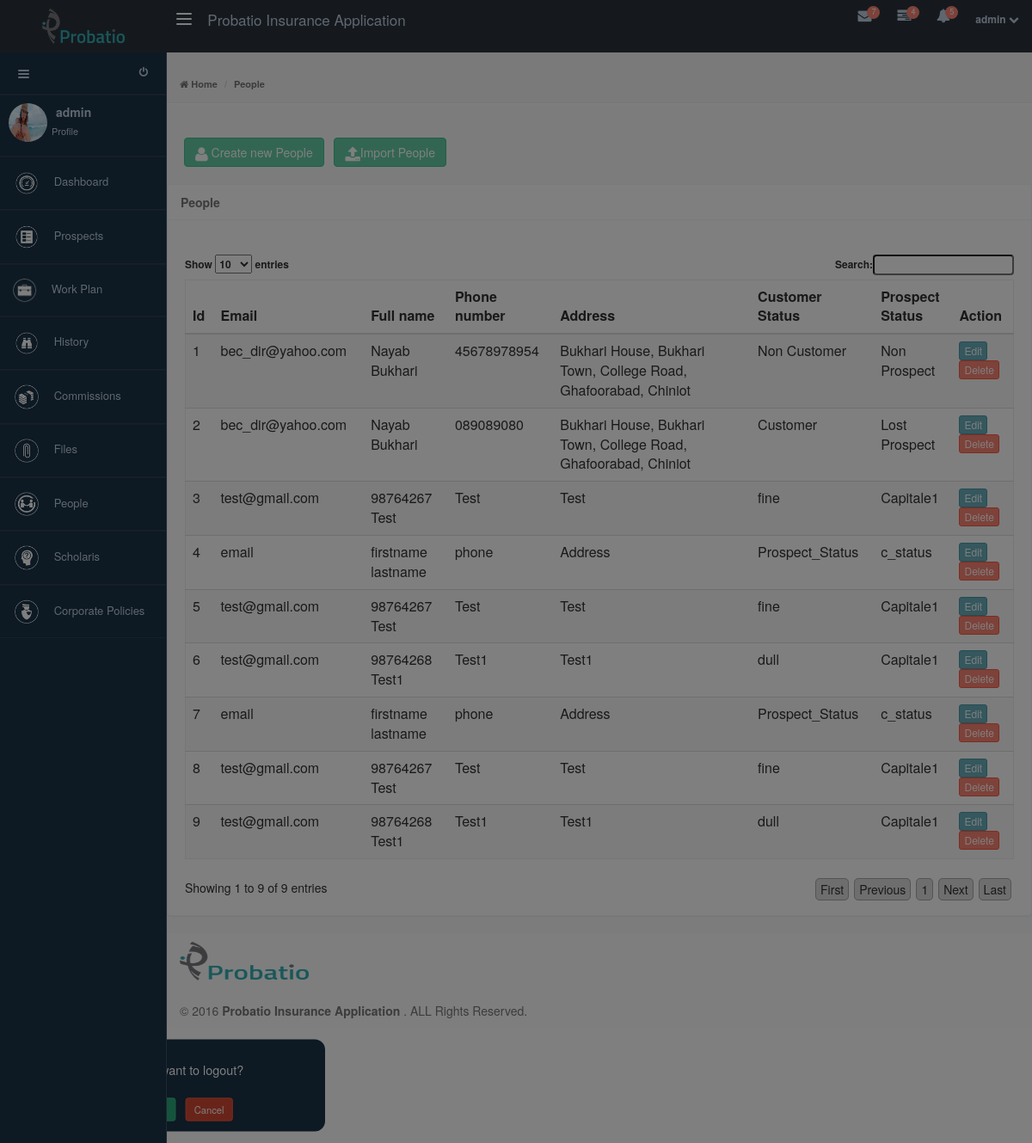
/people.php?s=1 (signed in), run on the app's committed database.
### tables this page shows
CREATE TABLE IF NOT EXISTS `pia_login` (
`id` bigint(20) NOT NULL,
  `username` varchar(350) DEFAULT NULL,
  `password` varchar(350) DEFAULT NULL,
  `email` varchar(500) DEFAULT NULL,
  `agent_id` varchar(500) DEFAULT NULL,
  `role` varchar(500) DEFAULT NULL,
  `phone` varchar(500) DEFAULT NULL,
  `d_o_b` varchar(500) DEFAULT NULL,
  `user_photo` varchar(500) DEFAULT NULL,
  `path` varchar(500) DEFAULT NULL,
  `status` varchar(400) DEFAULT NULL,
  `permissions` varchar(500) DEFAULT NULL,
  `date_time` datetime DEFAULT NULL
);

CREATE TABLE IF NOT EXISTS `pia_people` (
`id` bigint(20) unsigned NOT NULL,
  `people_id` varchar(50) DEFAULT NULL,
  `firstname` varchar(350) DEFAULT NULL,
  `lastname` varchar(350) DEFAULT NULL,
  `email` varchar(350) DEFAULT NULL,
  `phone` varchar(350) DEFAULT NULL,
  `address` varchar(350) DEFAULT NULL,
  `city` varchar(350) DEFAULT NULL,
  `zip` varchar(50) DEFAULT NULL,
  `Prospect_Status` varchar(50) DEFAULT NULL,
  `Customer_Status` varchar(500) DEFAULT NULL,
  `tags` longtext,
  `date_time` datetime DEFAULT NULL
);

### connection.php (called while the page is built, shortened)
<?php
function get_record_sql($sql){
    $con = new mysqli("localhost", "root", "", "pia");
    $result = mysqli_query($con, $sql) or die("Error: ".mysqli_error($con));
    $data = array();
    while($row = mysqli_fetch_array($result)) {
        $results =(object)$row;
        $data[]=$results;
        return $data;
    }
}
function get_records_sql($sql){
    if(!empty($sql)){
        $con = new mysqli("localhost", "root", "", "pia");
        $result = mysqli_query($con, $sql) or die("Error: ".mysqli_error($con));
        $data = array();
        while ($row = mysqli_fetch_array($result)) {
            $results =(object)$row;
            $data[]=$results;
            }
   }
    return $data;
}
?>

### people.php (the view, shortened to what this page needs)
<?php
if(isset($_REQUEST[session_name()])) {
  }else{
    include("connection.php");
 }
echo    '<head>
        <meta charset="utf-8">
        <title>Probatio Admin</title>
        <meta name="viewport" content="width=device-width, initial-scale=1.0">
        <meta name="description" content="">
        <meta name="author" content="">
        <link href="bootstrap/css/bootstrap.min.css" rel="stylesheet">
        <link href="css/font-awesome.min.css" rel="stylesheet">
		<link href="css/merge.css" rel="stylesheet">
        </head>
        <body class="overflow-hidden">
        ';
include("overlay.php");
echo    '
        <div id="wrapper" class="preload">
        ';
include("topbar.php");
include("leftsidebar.php");
echo    '
        <div id="main-container">
        <div id="breadcrumb">
        <ul class="breadcrumb">
        <br /><br />
        <li><i class="fa fa-home"></i><a href="dashboard.php"> Home</a></li>
        <li class="active">People</li>
        </ul>
        </div>
        <div class="clearfix"></div>
        <div class="padding-md clearfix"> <a class="btn btn-success" style="" href="add_people.php"><i class="fa  fa-user fa-lg"></i>&nbsp;Create new People</a>&nbsp;&nbsp;&nbsp;<a class="btn btn-success" style="" href="import_people.php"><i class="fa  fa-upload fa-lg"></i>Import People</a></div>
        <div class="clearfix"></div>
        <div class="panel panel-default table-responsive">
		<div class="panel-heading">
        <strong>People</strong>
		</div>
        <br />
		<div class="padding-md clearfix">
		<table class="table table-striped" id="dataTable">
		<thead>
		<tr>
		<th>Id</th>
		<th>Email</th>
		<th>Full name</th>
		<th>Phone number</th>
		<th>Address</th>
		<th>Customer Status</th>
        <th>Prospect Status</th>
        <th>Action</th>
        </tr>
        </thead>
		<tbody>';
$people=get_records_sql("select * from pia_people");
$i=1;
foreach($people AS $ppl){
    $phone= $ppl->phone;
	$a1=explode(",", $phone);
	$ph=$a1[0];
echo    '<tr>
        <td>'.$i.'</td>
        <td>'.$ppl->email.'</td>
		<td>'.$ppl->firstname.' '.$ppl->lastname.'</td>
        <td>'.$ph.'</td>
        <td>'.$ppl->address.'</td>
		<td>'.$ppl->Customer_Status.'</td>
		<td>'.$ppl->Prospect_Status.'</td>
		<td><a href="edit_people.php?t=e&id='.$ppl->id.'&k='.$_SESSION['key'].'" class="btn btn-xs btn-info" >Edit</a>
		<a href="#delete'.$ppl->id.'" data-toggle="modal" class="btn btn-xs btn-danger">Delete</a>
		</td>
		</tr>
        <div class="modal fade" id="delete'.$ppl->id.'">
        <div class="modal-dialog">
        <form action="delete_people.php?id='.$ppl->id.'" method="post">
        <div class="modal-content">
        <div class="modal-header">
        <button type="button" class="close" data-dismiss="modal" aria-hidden="true">&times;</button>
        <h4 style="text-align:center;">Remove this People?</h4>
        </div>
        <div class="modal-body">
        <div class="form-group" style="text-align: center;">
        <label for="folderName">Are you sure you want to remove this People? This action can not be undone.</label>
        </div>
        </div>
        <div style="text-align:center;" class="modal-footer">
        <button class="btn btn-sm btn-success" data-dismiss="modal" aria-hidden="true">Close</button>
        <button type="submit" class="btn btn-danger btn-sm">Confirm</button>
        </div>
        </div>
        </form>
        </div>
        </div>
        ';
        $i++;
}
echo    '</tbody>
		</table>
		</div>
		</div>
        </div>
        </div>
        ';
include("footer.php");
echo    "
        <script src='js/jquery-1.10.2.min.js'></script>
        <script src='bootstrap/js/bootstrap.min.js''></script>
        <script src='js/jquery.dataTables.min.js'></script>
        <script src='js/modernizr.min.js'></script>
        <script src='js/pace.min.js'></script>
        <script src='js/jquery.popupoverlay.min.js'></script>
        <script src='js/jquery.slimscroll.min.js'></script>
        <script src='js/jquery.cookie.min.js'></script>
        <script src='js/endless/endless.js'></script>
        <script>";
?>
$(function(){
    $('#dataTable').dataTable({
        "bJQueryUI": true,
		"sPaginationType": "full_numbers"
    });
	$('#chk-all').click(function(){
	   if($(this).is(':checked')){
            $('#responsiveTable').find('.chk-row').each(function()	{
			$(this).prop('checked', true);
			$(this).parent().parent().parent().addClass('selected');
	});
    }else{
        $('#responsiveTable').find('.chk-row').each(function(){
            $(this).prop('checked', false);
            $(this).parent().parent().parent().removeClass('selected');
	   });
    }
    });
});
<?php
echo    '</script>
        </body>
        </html>';
?>

### topbar.php (shortened to what this page needs)
<?php
$user=$_SESSION['user'];
$users=get_record_sql("select * from pia_login where email='$user'");
echo    '
        <link href="bootstrap/css/bootstrap.min.css" rel="stylesheet">
        <link href="css/font-awesome.min.css" rel="stylesheet">
	<link href="css/merge.css" rel="stylesheet">
    <div id="top-nav" class="fixed skin-6"> <a href="#" style="width:194px;" class="brand"><span class="text-toggle"><img style="padding: 10px;" src="img/Probatio-Large.png" width="60%" height="Auto"></span></a>
    <button type="button" class="navbar-toggle pull-left hide-menu" id="menuToggle"> <span class="icon-bar"></span> <span class="icon-bar"></span> <span class="icon-bar"></span> </button>
    <a href="dashboard.php" class="brand"> <span>Probatio Insurance Application</span> </a>
    <ul class="nav-notification clearfix">
      <li class="dropdown"> <a class="dropdown-toggle" data-toggle="dropdown" href="#"> <i class="fa fa-envelope fa-lg"></i> <span class="notification-label bounceIn animation-delay4">7</span> </a>
      </li>
      <li class="dropdown hidden-xs"> <a href="#" class="dropdown-toggle" data-toggle="dropdown"> <i class="fa fa-tasks fa-lg"></i> <span class="notification-label bounceIn animation-delay5">4</span> </a>
      </li>
      <li class="dropdown"> <a class="dropdown-toggle" data-toggle="dropdown" href="#"> <i class="fa fa-bell fa-lg"></i> <span class="notification-label bounceIn animation-delay6">5</span> </a>
      </li>
        <li class="profile dropdown"> <a class="dropdown-toggle" data-toggle="dropdown" href="#"> <strong>';
echo    $users[0]->username;
echo    '</strong> <span><i class="fa fa-chevron-down"></i></span> </a>
        <ul class="dropdown-menu">
        <li> <a class="clearfix" href="#"> <img src="';
echo    '"alt="User Avatar">
        <div class="detail"> <strong>';
echo    '</strong><span style="color: rgb(21, 126, 183);">&nbsp;&nbsp;(';
echo    ')</span><p class="grey">';
echo    '</p></div></a></li>
        <li><a tabindex="-1" href="profile.php" class="main-link"><i class="fa fa-edit fa-lg"></i> My profile</a></li>
        <li><a tabindex="-1" href="user_list.php" class="theme-setting"><i class="fa fa-cog fa-lg"></i> Setting</a></li>
        <li class="divider"></li>
        <li><a tabindex="-1" class="main-link logoutConfirm_open" href="#logoutConfirm"><i class="fa fa-lock fa-lg"></i>Log out</a></li>
        </ul>
      </li>
    </ul>
  </div>';
 ?>

### leftsidebar.php (shortened to what this page needs)
<?php
$user=$_SESSION['user'];
$users=get_record_sql("select * from pia_login where email='$user'");
$permissions=$users[0]->permissions;
$permission = explode(',',$permissions);
echo   '<aside class="fixed skin-6">';
echo   '<div class="sidebar-inner scrollable-sidebar">
        <div class="size-toggle">';
echo    '<br /><a class="btn btn-sm" id="sizeToggle">
        <span class="icon-bar"></span>
        <span class="icon-bar"></span>
        <span class="icon-bar"></span></a>
        <a class="btn btn-sm pull-right logoutConfirm_open"  href="#logoutConfirm">
        <i class="fa fa-power-off"></i> </a>';
echo    '</div>
        <div class="user-block clearfix"> <img src="';
echo    $users[0]->path;
echo    '"alt="User Avatar">
        <div class="detail"> <strong>';
echo    $users[0]->username;
echo    '</strong>
        <ul class="list-inline">
        <li><a href="profile.php">Profile</a></li>
        </ul></div>
        </div>
        <div class="main-menu">
        <ul>';
if(in_array("Dashboard", $permission)){
echo       '<li class=""> <a href="dashboard.php"> <span class="menu-icon"> <img style="width: 36px;" src="img/Dashboard.png"  /> </span> <span class="text"> Dashboard </span> <span class="menu-hover"></span> </a> </li>';
}
if(in_array("Prospects", $permission)){
echo    ' <li class=""> <a href="prospects.php"> <span class="menu-icon"> <img style="width: 36px;" src="img/Prospects 3.png"  /> </span> <span class="text"> Prospects </span> <span class="menu-hover"></span> </a> </li>';
}
		if (in_array("Work Plan", $permission)){
echo        '<li> <a href="workplan.php"> <span class="menu-icon"> <img style="width: 33px; " src="img/New Icons/Work Plan.png"  /> </span> <span class="text"> Work Plan</span> <span class="menu-hover"></span> </a></li>';
}
if (in_array("History", $permission)){
echo        '<li > <a href="history.php"> <span class="menu-icon"> <img style=" width: 36px;" src="img/History.png"  />  </span> <span class="text">History</span> <span class="menu-hover"></span> </a></li>';
}
if (in_array("Commissions", $permission)){
echo        '<li> <a href="#"> <span class="menu-icon"> <img style=" width: 36px;" src="img/Commissions.png"  /> </span> <span class="text"> Commissions </span> <span class="menu-hover"></span> </a> </li>';
}
if (in_array("Document Management", $permission)){
echo        '<li> <a href="files.php"> <span class="menu-icon"><img style=" width: 36px;" src="img/Last icon.png"  />  </span> <span class="text">Files </span> <span class="menu-hover"></span> </a> </li>';
}
if (in_array("People", $permission)){
echo        '<li> <a href="people.php"> <span class="menu-icon">  <img style=" width: 36px;" src="img/People.png"  />  </span> <span class="text"> People </span> <span class="menu-hover"></span> </a></li>';
}
if (in_array("Scholaris", $permission)){
echo    '<li> <a href="user_management.php"> <span class="menu-icon">  <img style="width: 36px;" src="img/Scholaris.png"  /></span> <span class="text"> Scholaris </span><span class="menu-hover"></span> </a> </li>';
}
echo    '<li class="openable"> <a href="#"> <span class="menu-icon">  <img style="width: 36px;" src="img/Corporate Policies.png"  /></span> <span class="text"> Corporate Policies </span> <span class="menu-hover"></span> </a>';
echo        '</div>
            </div>
            </aside>';
?>

### data on the page
pia_login: username "admin", path (picture)
pia_people: email "bec_dir@yahoo.com", firstname "Nayab", lastname "Bukhari", phone "45678978954", address "Bukhari House, Bukhari Town, College Road, Ghafoorabad, Chiniot", Customer_Status "Non Customer", Prospect_Status "Non Prospect"
pia_people: email "bec_dir@yahoo.com", firstname "Nayab", lastname "Bukhari", phone "089089080", address "Bukhari House, Bukhari Town, College Road, Ghafoorabad, Chiniot", Customer_Status "Customer", Prospect_Status "Lost Prospect"
pia_people: email "test@gmail.com", firstname "98764267", lastname "Test", phone "Test", address "Test", Customer_Status "fine", Prospect_Status "Capitale1"
pia_people: email "email", firstname "firstname", lastname "lastname", phone "phone", address "Address", Customer_Status "Prospect_Status", Prospect_Status "c_status"
pia_people: email "test@gmail.com", firstname "98764267", lastname "Test", phone "Test", address "Test", Customer_Status "fine", Prospect_Status "Capitale1"
pia_people: email "test@gmail.com", firstname "98764268", lastname "Test1", phone "Test1", address "Test1", Customer_Status "dull", Prospect_Status "Capitale1"
pia_people: email "email", firstname "firstname", lastname "lastname", phone "phone", address "Address", Customer_Status "Prospect_Status", Prospect_Status "c_status"
pia_people: email "test@gmail.com", firstname "98764267", lastname "Test", phone "Test", address "Test", Customer_Status "fine", Prospect_Status "Capitale1"
pia_people: email "test@gmail.com", firstname "98764268", lastname "Test1", phone "Test1", address "Test1", Customer_Status "dull", Prospect_Status "Capitale1"
